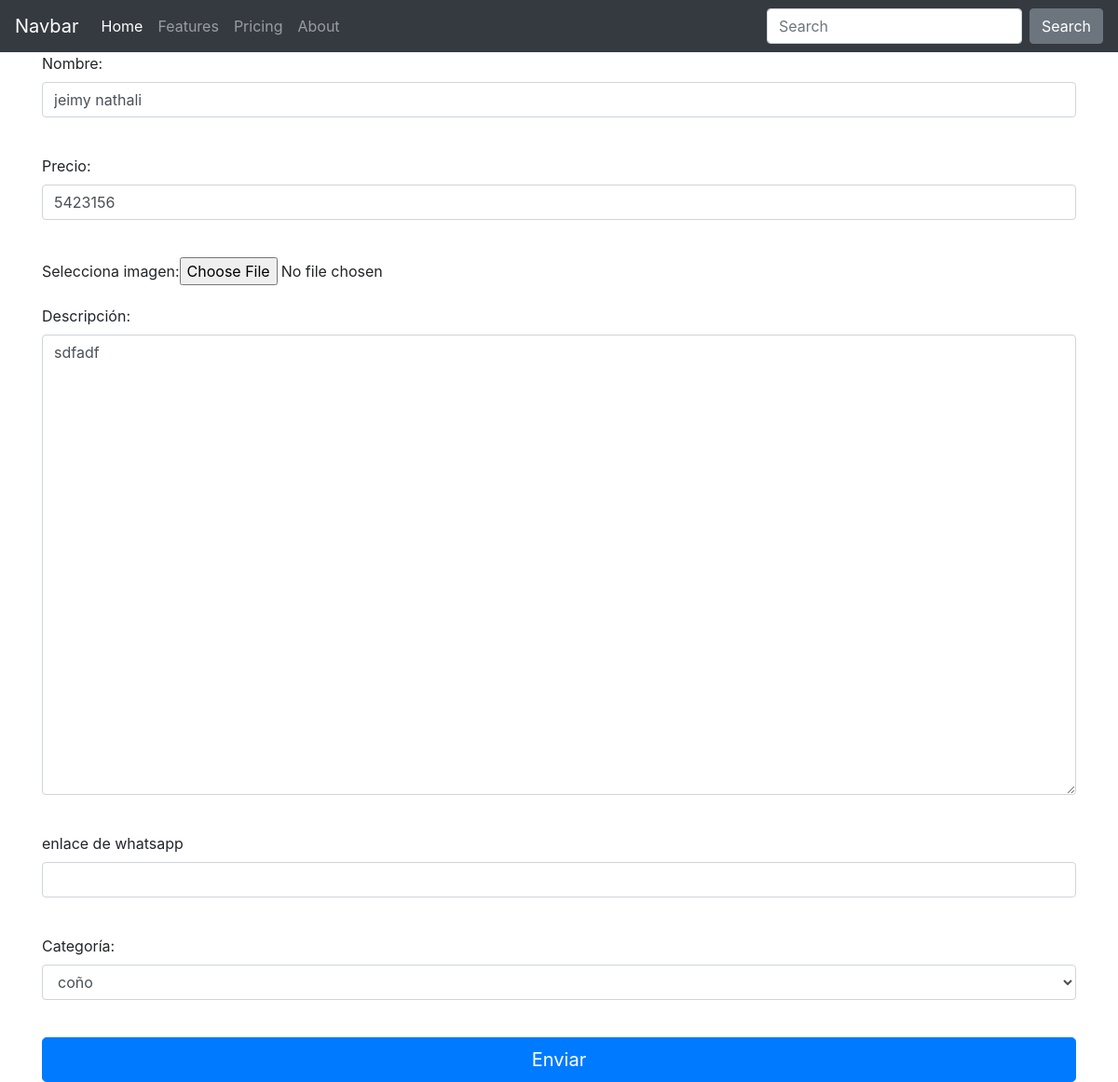
The page /articulos/1/edit on the database as committed earlier.
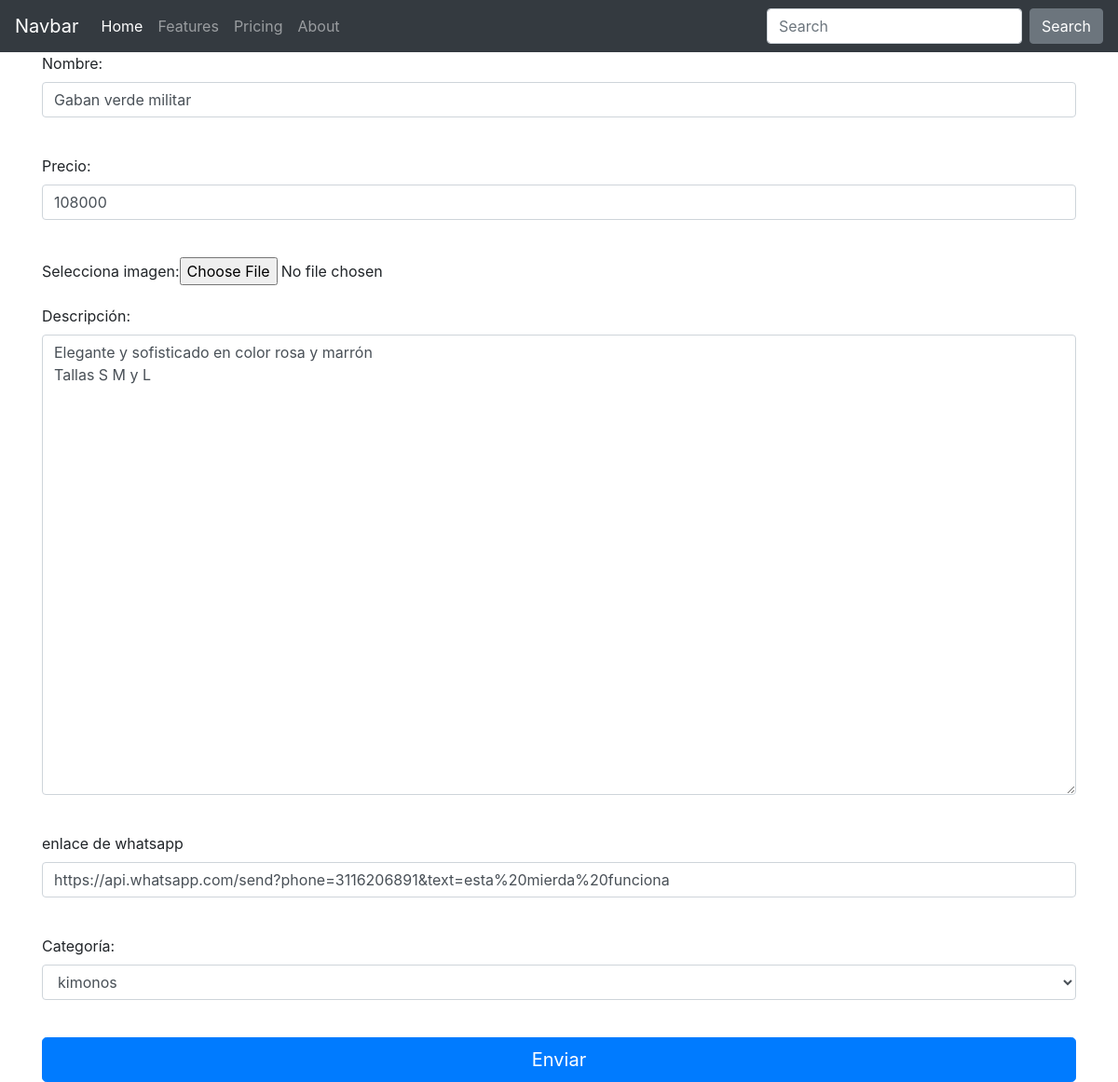
The same page on the database as committed later.
### tables this page shows
CREATE TABLE "articulos" (
	`id`	INTEGER NOT NULL,
	`nombre`	VARCHAR ( 100 ) NOT NULL,
	`precio`	INTEGER NOT NULL,
	`descripcion`	VARCHAR ( 225 ) NOT NULL,
	`image`	VARCHAR ( 225 ) NOT NULL,
	`CategoriaId`	INTEGER,
	`wppurl`	VARCHAR(2000),
	FOREIGN KEY(`CategoriaId`) REFERENCES `categorias`(`id`),
	PRIMARY KEY(`id`)
);

### run.py (the view, shortened to what this page needs)
@app.route('/articulos/<id>/edit', methods=['GET', 'POST'])
def articulos_edit(id):
    from models import Articulos, Categorias
    art = Articulos.query.get(id)
    if art is None:
        abort(404)
    form = formArticulo(obj=art)
    categorias = [(c.id, c.nombre) for c in Categorias.query.all()[1:]]
    form.CategoriaId.choices = categorias
    return render_template('upload.html', form=form)

### forms.py
class formArticulo(FlaskForm):
   nombre=StringField("Nombre:", validators=[Required("Tienes que introducir el dato")])
   precio=IntegerField("Precio:", default=0, validators=[Required("Tienes que introducir el dato")])
   descripcion= TextAreaField("Descripción:")
   photo = FileField('Selecciona imagen:', validators=[Required("tienes que enviar las imagenes")])
   wppurl =StringField("enlace de whatsapp")
   CategoriaId=SelectField("Categoría:", coerce=int)
   submit = SubmitField('Enviar')

### templates/upload.html (shortened to what this page needs)
<!doctype html>
<html lang="en">
<head>
     <link rel="stylesheet" href="https://stackpath.bootstrapcdn.com/bootstrap/4.3.1/css/bootstrap.min.css">
</head>
  <body>
     <nav class="navbar navbar-expand-lg navbar-dark bg-dark">
      <a class="navbar-brand" href="#">Navbar</a>
        <div class="collapse navbar-collapse" id="navbarColor02">
            <ul class="navbar-nav mr-auto">
              <li class="nav-item active">
                <a class="nav-link" href="#">Home <span class="sr-only">(current)</span>
                </a>
              </li>
                <li class="nav-item">
                 <a class="nav-link" href="#">Features</a>
              </li>
                <li class="nav-item">
                 <a class="nav-link" href="#">Pricing</a>
              </li>
              <li class="nav-item">
                <a class="nav-link" href="#">About</a>
              </li>
             </ul>
                <form class="form-inline my-2 my-lg-0">
             <input class="form-control mr-sm-2" type="text" placeholder="Search">
           <button class="btn btn-secondary my-2 my-sm-0" type="submit">Search</button>
          </form>
        </div>
    </nav>
  <div class="container">
    <form class="form-horizontal" action={{url_for("articulos_new")}} method="post" enctype="multipart/form-data">
      <div class="form-group">
        {{form.nombre.label() }}{{form.nombre(size="100",class="form-control")}}<br/>
      </div>
      <div class="form-group">
          {{form.precio.label() }}{{form.precio(size="10",class="form-control")}}<br/>
      </div>
      <div class="form-group">
          {{form.photo.label()}}{{form.photo()}}<br/>
      </div>
      <div class="form-group">
          {{form.descripcion.label() }}<br/>{{form.descripcion(rows="20",cols="60",class="form-control")}}<br/>
        </div>
        <div class="form-group">
            {{form.wppurl.label() }}<br/>{{form.wppurl(rows="20",cols="60",class="form-control")}}<br/>
          </div>
        <div class="form-group">
          {{form.CategoriaId.label() }}{{form.CategoriaId(class="form-control")}}<br/>
        </div>
          {{form.submit(class="btn btn-lg btn-primary btn-block")}}
      </form>
    </div>
  </body>
</html>

Rows that differ between the two databases and show on the page:
changed articulos: nombre "jeimy nathali" → "Gaban verde militar"; precio "5423156" → "108000"; descripcion "sdfadf" → "Elegante y sofisticado en color rosa y marrón Tallas S M y L"; wppurl (not shown) → "https://api.whatsapp.com/send?phone=3116206891&text=esta%20mierda%20funciona"; CategoriaId "coño" → "kimonos"
